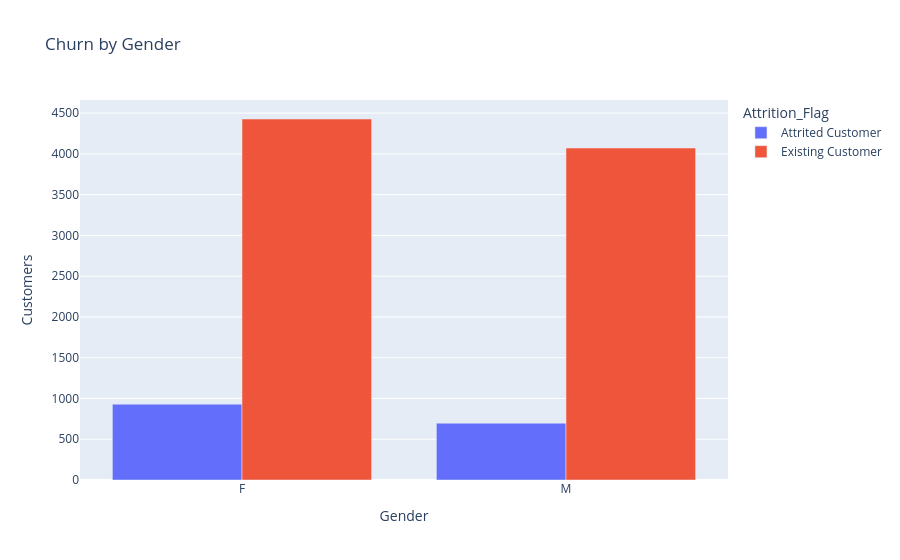

The code cell stored with this chart in its notebook:
### Markdown cell above
### Business Insight

The customer base consists of both male and female customers. Comparing this with churn analysis helps determine whether gender influences customer retention.

### Code cell
gender_churn = (
    data.groupby(["Gender","Attrition_Flag"])
    .size()
    .reset_index(name="Customers")
)

fig = px.bar(
    gender_churn,
    x="Gender",
    y="Customers",
    color="Attrition_Flag",
    barmode="group",
    title="Churn by Gender"
)

fig.show()

### Figure 1 — Plotly figure (JSON) as saved in the notebook; plotly's stock layout.template omitted (floating-point values rounded to 4 significant figures)
{"data": [{"alignmentgroup": "True", "hovertemplate": "Attrition_Flag=Attrited Customer<br>Gender=%{x}<br>Customers=%{y}<extra></extra>", "legendgroup": "Attrited Customer", "marker": {"color": "#636efa", "pattern": {"shape": ""}}, "name": "Attrited Customer", "offsetgroup": "Attrited Customer", "orientation": "v", "showlegend": true, "textposition": "auto", "type": "bar", "x": ["F", "M"], "xaxis": "x", "y": [930, 697], "yaxis": "y"}, {"alignmentgroup": "True", "hovertemplate": "Attrition_Flag=Existing Customer<br>Gender=%{x}<br>Customers=%{y}<extra></extra>", "legendgroup": "Existing Customer", "marker": {"color": "#EF553B", "pattern": {"shape": ""}}, "name": "Existing Customer", "offsetgroup": "Existing Customer", "orientation": "v", "showlegend": true, "textposition": "auto", "type": "bar", "x": ["F", "M"], "xaxis": "x", "y": [4428, 4072], "yaxis": "y"}], "layout": {"barmode": "group", "legend": {"title": {"text": "Attrition_Flag"}, "tracegroupgap": 0}, "title": {"text": "Churn by Gender"}, "xaxis": {"anchor": "y", "domain": [0, 1], "title": {"text": "Gender"}}, "yaxis": {"anchor": "x", "domain": [0, 1], "title": {"text": "Customers"}}}}
